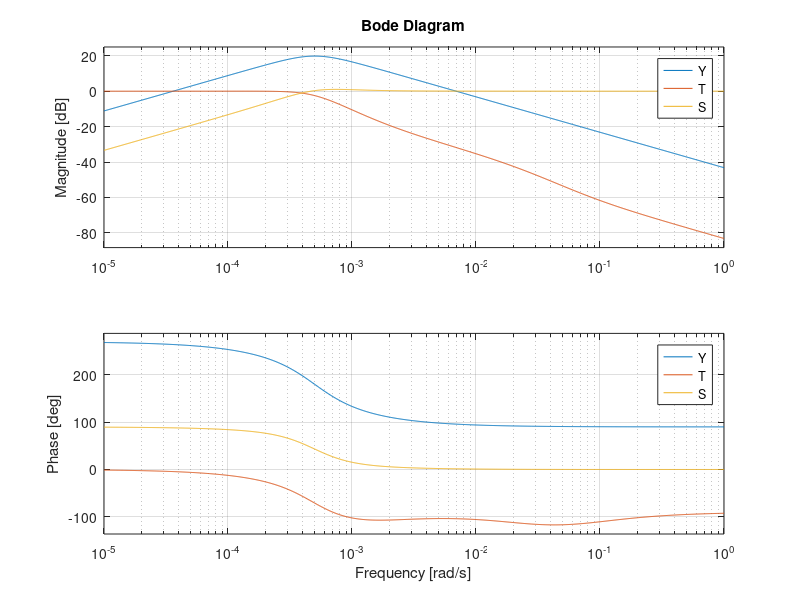

Recreate this plot in MATLAB. (Note: this script raises an error after producing the figure.)
%Load files for Simulink Model
load('IV_data_linear.mat')
s = tf('s');

%battery model parameters
Rc =0.015; 
Cc = 2400;
Cbat = 5*3600;
alpha =0.65;
R0=0.01;
Vocv0 = 3.435; %V

%tunning parameters
K = -18000/.65;   %gain
zeta = 0.707;     %damping ratio
wn = 0.0005;      %natural frequency

%continuous time ss model
A = [-1/(Rc*Cc) 0; 0 0];
B = [1/Cc; -1/Cbat];
% C = [-1 alpha];
C = [-1 alpha];
D = -R0;

SI = [s 0;0 s];
Gp = C*(SI-A)^-1*B+D; %plant
Y = K*wn^2*s/(s^2+2*zeta*wn*s+wn^2); %youla
T = minreal(Gp*Y); %complimentary
S = minreal(1-T);  %sensitivity
Gc = Y/(1-Y*Gp);   %controller
L = Gc*Gp;         %open loop TF
sysTF = Gc*Gp/(1+Gc*Gp); %actual sys TF

figure(1)
bode(Y,T,S), legend('Y','T','S'), grid on
figure(2)
step(sysTF),legend('System Step Response'), grid on, stepinfo(sysTF)
